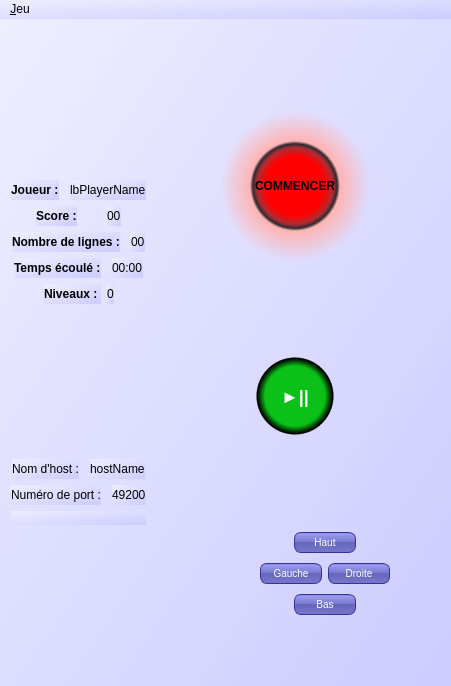
<?xml version="1.0" encoding="UTF-8"?>
<ui version="4.0">
 <class>MWTetris</class>
 <widget class="QMainWindow" name="MWTetris">
  <property name="geometry">
   <rect>
    <x>0</x>
    <y>0</y>
    <width>451</width>
    <height>686</height>
   </rect>
  </property>
  <property name="windowTitle">
   <string>Tetris</string>
  </property>
  <property name="styleSheet">
   <string notr="true">background: QLinearGradient(x1: 0, y1: 0, x2: 1, y2: 1, stop: 0 #eef, stop: 1 #ccf);</string>
  </property>
  <property name="iconSize">
   <size>
    <width>2</width>
    <height>2</height>
   </size>
  </property>
  <widget class="QWidget" name="centralWidget">
   <property name="styleSheet">
    <string notr="true"/>
   </property>
   <layout class="QGridLayout" name="gridLayout">
    <item row="0" column="7">
     <layout class="QVBoxLayout" name="infoBox">
      <property name="spacing">
       <number>10</number>
      </property>
      <property name="sizeConstraint">
       <enum>QLayout::SetFixedSize</enum>
      </property>
      <property name="leftMargin">
       <number>5</number>
      </property>
      <property name="topMargin">
       <number>10</number>
      </property>
      <property name="rightMargin">
       <number>10</number>
      </property>
      <property name="bottomMargin">
       <number>10</number>
      </property>
      <item>
       <spacer name="verticalSpacer">
        <property name="orientation">
         <enum>Qt::Vertical</enum>
        </property>
        <property name="sizeHint" stdset="0">
         <size>
          <width>20</width>
          <height>50</height>
         </size>
        </property>
       </spacer>
      </item>
      <item>
       <layout class="QHBoxLayout" name="horizontalLayout_9">
        <item>
         <spacer name="horizontalSpacer_13">
          <property name="orientation">
           <enum>Qt::Horizontal</enum>
          </property>
          <property name="sizeHint" stdset="0">
           <size>
            <width>40</width>
            <height>20</height>
           </size>
          </property>
         </spacer>
        </item>
        <item>
         <layout class="QGridLayout" name="boardNext">
          <property name="sizeConstraint">
           <enum>QLayout::SetMaximumSize</enum>
          </property>
          <property name="spacing">
           <number>3</number>
          </property>
         </layout>
        </item>
        <item>
         <spacer name="horizontalSpacer_12">
          <property name="orientation">
           <enum>Qt::Horizontal</enum>
          </property>
          <property name="sizeHint" stdset="0">
           <size>
            <width>40</width>
            <height>20</height>
           </size>
          </property>
         </spacer>
        </item>
       </layout>
      </item>
      <item>
       <widget class="QPushButton" name="btnStart">
        <property name="styleSheet">
         <string notr="true">QPushButton {
color: BLACK;
font-weight: bold;
border: none;
background-color:qradialgradient(spread:pad, cx:0.5, cy:0.5, radius:0.5, fx:0.5, fy:0.5, stop:0.0100503 rgba(255, 0, 0, 255), stop:0.1 rgba(255, 0, 0, 255), stop:0.2 rgba(255, 0, 0, 255), stop:0.3 rgba(255, 0, 0, 255), stop:0.4 rgba(255, 0, 0, 255), stop:0.502513 rgba(164, 0, 0, 205), stop:0.52 rgba(139, 0, 0, 205), stop:0.562814 rgba(0, 0, 0, 205), stop:0.6 rgba(255, 180, 180, 255), stop:1 rgba(255, 255, 255, 0));
max-width: 150px;
height: 150px;
}</string>
        </property>
        <property name="text">
         <string>COMMENCER</string>
        </property>
       </widget>
      </item>
      <item>
       <spacer name="verticalSpacer_6">
        <property name="orientation">
         <enum>Qt::Vertical</enum>
        </property>
        <property name="sizeHint" stdset="0">
         <size>
          <width>20</width>
          <height>5</height>
         </size>
        </property>
       </spacer>
      </item>
      <item>
       <widget class="QPushButton" name="btnPause">
        <property name="styleSheet">
         <string notr="true">QPushButton {
color: white;
font-weight: bold;
font-size:18px;
border: none;
background-color:qradialgradient(spread:pad, cx:0.5, cy:0.5, radius:0.5, fx:0.5, fy:0.5, stop:0 rgba(11, 193, 23, 255), stop:0.1 rgba(11, 193, 23, 255), stop:0.4 rgba(11, 193, 23, 255), stop:0.51 rgba(0, 0, 0, 200), stop:0.501 rgba(0,0, 0,255), stop:0.502513 rgba(0, 0, 0, 255), stop:0.52 rgba(0, 0, 0, 0), stop:0.6 rgba(0, 0, 0, 0), stop:1 rgba(255, 255, 255, 0));
max-width: 150px;
height: 150px;
}
QPushButton:pressed {	
border: none;
background-color:qradialgradient(spread:pad, cx:0.5, cy:0.5, radius:0.5, fx:0.5, fy:0.5, stop:0 rgba(11, 193, 23, 255), stop:0.1 rgba(11, 193, 23, 255), stop:0.4 rgba(5, 113, 11, 255), stop:0.51 rgba(0, 0, 0, 200), stop:0.501 rgba(0,0, 0,255), stop:0.502513 rgba(0, 0, 0, 255), stop:0.52 rgba(0, 0, 0, 0), stop:0.6 rgba(0, 0, 0, 0), stop:1 rgba(255, 255, 255, 0));
}
QPushButton:disabled{
border: none;
background-color: qradialgradient(spread:pad, cx:0.5, cy:0.5, radius:0.5, fx:0.5, fy:0.5, stop:0 rgba(180, 180, 180, 255), stop:0.1 rgba(180, 180, 180, 255), stop:0.4 rgba(180, 180, 180, 255), stop:0.51 rgba(0, 0, 0, 200), stop:0.501 rgba(0,0, 0,255), stop:0.502513 rgba(0, 0, 0, 255), stop:0.52 rgba(0, 0, 0, 0), stop:0.6 rgba(0, 0, 0, 0), stop:1 rgba(255, 255, 255, 0));
}</string>
        </property>
        <property name="text">
         <string>►||</string>
        </property>
        <property name="shortcut">
         <string>P</string>
        </property>
        <property name="checkable">
         <bool>true</bool>
        </property>
       </widget>
      </item>
      <item>
       <layout class="QHBoxLayout" name="horizontalLayout_10"/>
      </item>
      <item>
       <spacer name="verticalSpacer_4">
        <property name="orientation">
         <enum>Qt::Vertical</enum>
        </property>
        <property name="sizeHint" stdset="0">
         <size>
          <width>20</width>
          <height>40</height>
         </size>
        </property>
       </spacer>
      </item>
      <item>
       <layout class="QHBoxLayout" name="horizontalLayout_3">
        <item>
         <spacer name="horizontalSpacer_3">
          <property name="orientation">
           <enum>Qt::Horizontal</enum>
          </property>
          <property name="sizeHint" stdset="0">
           <size>
            <width>40</width>
            <height>20</height>
           </size>
          </property>
         </spacer>
        </item>
        <item>
         <widget class="QPushButton" name="btnUp">
          <property name="sizePolicy">
           <sizepolicy hsizetype="Fixed" vsizetype="Fixed">
            <horstretch>80</horstretch>
            <verstretch>20</verstretch>
           </sizepolicy>
          </property>
          <property name="styleSheet">
           <string notr="true">QPushButton {
color: white;
background-color: QLinearGradient( x1: 0, y1: 0, x2: 0, y2: 1, stop: 0 #88d, stop: 0.1 #99e, stop: 0.49 #77c, stop: 0.5 #66b, stop: 1 #77c);
border-width: 1px;
border-color: #339;
border-style: solid;
border-radius: 7;
padding: 3px;
font-size: 10px;
padding-left: 5px;
padding-right: 5px;
min-width: 50px;
max-width: 50px;
min-height: 13px;
max-height: 13px;
}
QPushButton:pressed {	
background-color: rgb(0, 0, 180);
 border-style: inset;
border-color: rgb(0, 0, 200);
}
 QPushButton:disabled{
background-color: grey;
}</string>
          </property>
          <property name="text">
           <string>Haut</string>
          </property>
          <property name="shortcut">
           <string>Up</string>
          </property>
         </widget>
        </item>
        <item>
         <spacer name="horizontalSpacer_4">
          <property name="orientation">
           <enum>Qt::Horizontal</enum>
          </property>
          <property name="sizeHint" stdset="0">
           <size>
            <width>40</width>
            <height>20</height>
           </size>
          </property>
         </spacer>
        </item>
       </layout>
      </item>
      <item>
       <layout class="QHBoxLayout" name="horizontalLayout_4">
        <item>
         <spacer name="horizontalSpacer_11">
          <property name="orientation">
           <enum>Qt::Horizontal</enum>
          </property>
          <property name="sizeHint" stdset="0">
           <size>
            <width>40</width>
            <height>20</height>
           </size>
          </property>
         </spacer>
        </item>
        <item>
         <widget class="QPushButton" name="btnLeft">
          <property name="sizePolicy">
           <sizepolicy hsizetype="Fixed" vsizetype="Fixed">
            <horstretch>80</horstretch>
            <verstretch>20</verstretch>
           </sizepolicy>
          </property>
          <property name="styleSheet">
           <string notr="true">QPushButton {
color: white;
background-color: QLinearGradient( x1: 0, y1: 0, x2: 0, y2: 1, stop: 0 #88d, stop: 0.1 #99e, stop: 0.49 #77c, stop: 0.5 #66b, stop: 1 #77c);
border-width: 1px;
border-color: #339;
border-style: solid;
border-radius: 7;
padding: 3px;
font-size: 10px;
padding-left: 5px;
padding-right: 5px;
min-width: 50px;
max-width: 50px;
min-height: 13px;
max-height: 13px;
}
QPushButton:pressed {	
background-color: rgb(0, 0, 180);
 border-style: inset;
border-color: rgb(0, 0, 200);
}
 QPushButton:disabled{
background-color: grey;
}</string>
          </property>
          <property name="text">
           <string>Gauche</string>
          </property>
          <property name="shortcut">
           <string>Left</string>
          </property>
         </widget>
        </item>
        <item>
         <widget class="QPushButton" name="btnRight">
          <property name="styleSheet">
           <string notr="true">QPushButton {
color: white;
background-color: QLinearGradient( x1: 0, y1: 0, x2: 0, y2: 1, stop: 0 #88d, stop: 0.1 #99e, stop: 0.49 #77c, stop: 0.5 #66b, stop: 1 #77c);
border-width: 1px;
border-color: #339;
border-style: solid;
border-radius: 7;
padding: 3px;
font-size: 10px;
padding-left: 5px;
padding-right: 5px;
min-width: 50px;
max-width: 50px;
min-height: 13px;
max-height: 13px;
}
QPushButton:pressed {	
background-color: rgb(0, 0, 180);
 border-style: inset;
border-color: rgb(0, 0, 200);
}
 QPushButton:disabled{
background-color: grey;
}</string>
          </property>
          <property name="text">
           <string>Droite</string>
          </property>
          <property name="shortcut">
           <string>Right</string>
          </property>
         </widget>
        </item>
        <item>
         <spacer name="horizontalSpacer_10">
          <property name="orientation">
           <enum>Qt::Horizontal</enum>
          </property>
          <property name="sizeHint" stdset="0">
           <size>
            <width>40</width>
            <height>20</height>
           </size>
          </property>
         </spacer>
        </item>
       </layout>
      </item>
      <item>
       <layout class="QHBoxLayout" name="horizontalLayout_5">
        <item>
         <spacer name="horizontalSpacer_5">
          <property name="orientation">
           <enum>Qt::Horizontal</enum>
          </property>
          <property name="sizeHint" stdset="0">
           <size>
            <width>40</width>
            <height>20</height>
           </size>
          </property>
         </spacer>
        </item>
        <item>
         <widget class="QPushButton" name="btnDown">
          <property name="sizePolicy">
           <sizepolicy hsizetype="Fixed" vsizetype="Fixed">
            <horstretch>80</horstretch>
            <verstretch>20</verstretch>
           </sizepolicy>
          </property>
          <property name="styleSheet">
           <string notr="true">QPushButton {
color: white;
background-color: QLinearGradient( x1: 0, y1: 0, x2: 0, y2: 1, stop: 0 #88d, stop: 0.1 #99e, stop: 0.49 #77c, stop: 0.5 #66b, stop: 1 #77c);
border-width: 1px;
border-color: #339;
border-style: solid;
border-radius: 7;
padding: 3px;
font-size: 10px;
padding-left: 5px;
padding-right: 5px;
min-width: 50px;
max-width: 50px;
min-height: 13px;
max-height: 13px;
}
QPushButton:pressed {	
background-color: rgb(0, 0, 180);
 border-style: inset;
border-color: rgb(0, 0, 200);
}
 QPushButton:disabled{
background-color: grey;
}</string>
          </property>
          <property name="text">
           <string>Bas</string>
          </property>
          <property name="shortcut">
           <string>Down</string>
          </property>
         </widget>
        </item>
        <item>
         <spacer name="horizontalSpacer_6">
          <property name="orientation">
           <enum>Qt::Horizontal</enum>
          </property>
          <property name="sizeHint" stdset="0">
           <size>
            <width>40</width>
            <height>20</height>
           </size>
          </property>
         </spacer>
        </item>
       </layout>
      </item>
      <item>
       <spacer name="verticalSpacer_7">
        <property name="orientation">
         <enum>Qt::Vertical</enum>
        </property>
        <property name="sizeHint" stdset="0">
         <size>
          <width>20</width>
          <height>40</height>
         </size>
        </property>
       </spacer>
      </item>
     </layout>
    </item>
    <item row="0" column="2">
     <layout class="QGridLayout" name="gridLayout_2">
      <item row="2" column="0">
       <spacer name="horizontalSpacer_15">
        <property name="orientation">
         <enum>Qt::Horizontal</enum>
        </property>
        <property name="sizeHint" stdset="0">
         <size>
          <width>0</width>
          <height>20</height>
         </size>
        </property>
       </spacer>
      </item>
      <item row="2" column="4">
       <spacer name="horizontalSpacer_17">
        <property name="orientation">
         <enum>Qt::Horizontal</enum>
        </property>
        <property name="sizeHint" stdset="0">
         <size>
          <width>0</width>
          <height>20</height>
         </size>
        </property>
       </spacer>
      </item>
      <item row="2" column="1">
       <layout class="QGridLayout" name="boardGrid">
        <property name="sizeConstraint">
         <enum>QLayout::SetMaximumSize</enum>
        </property>
        <property name="leftMargin">
         <number>10</number>
        </property>
        <property name="topMargin">
         <number>10</number>
        </property>
        <property name="rightMargin">
         <number>10</number>
        </property>
        <property name="bottomMargin">
         <number>10</number>
        </property>
        <property name="spacing">
         <number>3</number>
        </property>
       </layout>
      </item>
      <item row="0" column="1">
       <spacer name="verticalSpacer_9">
        <property name="orientation">
         <enum>Qt::Vertical</enum>
        </property>
        <property name="sizeHint" stdset="0">
         <size>
          <width>20</width>
          <height>0</height>
         </size>
        </property>
       </spacer>
      </item>
      <item row="3" column="1">
       <spacer name="verticalSpacer_10">
        <property name="orientation">
         <enum>Qt::Vertical</enum>
        </property>
        <property name="sizeHint" stdset="0">
         <size>
          <width>20</width>
          <height>0</height>
         </size>
        </property>
       </spacer>
      </item>
     </layout>
    </item>
    <item row="0" column="0">
     <layout class="QVBoxLayout" name="verticalLayout_2">
      <item>
       <spacer name="verticalSpacer_3">
        <property name="orientation">
         <enum>Qt::Vertical</enum>
        </property>
        <property name="sizeHint" stdset="0">
         <size>
          <width>20</width>
          <height>40</height>
         </size>
        </property>
       </spacer>
      </item>
      <item>
       <layout class="QHBoxLayout" name="horizontalLayout">
        <item>
         <spacer name="horizontalSpacer_18">
          <property name="orientation">
           <enum>Qt::Horizontal</enum>
          </property>
          <property name="sizeHint" stdset="0">
           <size>
            <width>0</width>
            <height>20</height>
           </size>
          </property>
         </spacer>
        </item>
        <item>
         <widget class="QLabel" name="lbName">
          <property name="styleSheet">
           <string notr="true">QLabel {font-weight: bold; }</string>
          </property>
          <property name="text">
           <string>Joueur :</string>
          </property>
         </widget>
        </item>
        <item>
         <spacer name="horizontalSpacer">
          <property name="orientation">
           <enum>Qt::Horizontal</enum>
          </property>
          <property name="sizeHint" stdset="0">
           <size>
            <width>5</width>
            <height>20</height>
           </size>
          </property>
         </spacer>
        </item>
        <item>
         <widget class="QLabel" name="lbPlayerName">
          <property name="text">
           <string>lbPlayerName</string>
          </property>
         </widget>
        </item>
        <item>
         <spacer name="horizontalSpacer_19">
          <property name="orientation">
           <enum>Qt::Horizontal</enum>
          </property>
          <property name="sizeHint" stdset="0">
           <size>
            <width>0</width>
            <height>20</height>
           </size>
          </property>
         </spacer>
        </item>
       </layout>
      </item>
      <item>
       <layout class="QHBoxLayout" name="horizontalLayout_2">
        <item>
         <spacer name="horizontalSpacer_20">
          <property name="orientation">
           <enum>Qt::Horizontal</enum>
          </property>
          <property name="sizeHint" stdset="0">
           <size>
            <width>0</width>
            <height>20</height>
           </size>
          </property>
         </spacer>
        </item>
        <item>
         <widget class="QLabel" name="lbScore">
          <property name="styleSheet">
           <string notr="true">QLabel {font-weight: bold; }</string>
          </property>
          <property name="text">
           <string>Score :</string>
          </property>
         </widget>
        </item>
        <item>
         <spacer name="horizontalSpacer_2">
          <property name="orientation">
           <enum>Qt::Horizontal</enum>
          </property>
          <property name="sizeHint" stdset="0">
           <size>
            <width>5</width>
            <height>20</height>
           </size>
          </property>
         </spacer>
        </item>
        <item>
         <widget class="QLabel" name="lbPlayerScore">
          <property name="text">
           <string>00</string>
          </property>
         </widget>
        </item>
        <item>
         <spacer name="horizontalSpacer_21">
          <property name="orientation">
           <enum>Qt::Horizontal</enum>
          </property>
          <property name="sizeHint" stdset="0">
           <size>
            <width>0</width>
            <height>20</height>
           </size>
          </property>
         </spacer>
        </item>
       </layout>
      </item>
      <item>
       <layout class="QHBoxLayout" name="horizontalLayout_7">
        <item>
         <spacer name="horizontalSpacer_22">
          <property name="orientation">
           <enum>Qt::Horizontal</enum>
          </property>
          <property name="sizeHint" stdset="0">
           <size>
            <width>0</width>
            <height>20</height>
           </size>
          </property>
         </spacer>
        </item>
        <item>
         <widget class="QLabel" name="lbLines">
          <property name="styleSheet">
           <string notr="true">QLabel {font-weight: bold; }</string>
          </property>
          <property name="text">
           <string>Nombre de lignes :</string>
          </property>
         </widget>
        </item>
        <item>
         <spacer name="horizontalSpacer_8">
          <property name="orientation">
           <enum>Qt::Horizontal</enum>
          </property>
          <property name="sizeHint" stdset="0">
           <size>
            <width>5</width>
            <height>20</height>
           </size>
          </property>
         </spacer>
        </item>
        <item>
         <widget class="QLabel" name="lbPlayerLines">
          <property name="text">
           <string>00</string>
          </property>
         </widget>
        </item>
        <item>
         <spacer name="horizontalSpacer_23">
          <property name="orientation">
           <enum>Qt::Horizontal</enum>
          </property>
          <property name="sizeHint" stdset="0">
           <size>
            <width>0</width>
            <height>20</height>
           </size>
          </property>
         </spacer>
        </item>
       </layout>
      </item>
      <item>
       <layout class="QHBoxLayout" name="horizontalLayout_6">
        <item>
         <spacer name="horizontalSpacer_24">
          <property name="orientation">
           <enum>Qt::Horizontal</enum>
          </property>
          <property name="sizeHint" stdset="0">
           <size>
            <width>0</width>
            <height>20</height>
           </size>
          </property>
         </spacer>
        </item>
        <item>
         <widget class="QLabel" name="lbTimer">
          <property name="styleSheet">
           <string notr="true">QLabel {font-weight: bold; }</string>
          </property>
          <property name="text">
           <string>Temps écoulé :</string>
          </property>
         </widget>
        </item>
        <item>
         <spacer name="horizontalSpacer_7">
          <property name="orientation">
           <enum>Qt::Horizontal</enum>
          </property>
          <property name="sizeHint" stdset="0">
           <size>
            <width>5</width>
            <height>20</height>
           </size>
          </property>
         </spacer>
        </item>
        <item>
         <widget class="QLabel" name="lbTime">
          <property name="statusTip">
           <string/>
          </property>
          <property name="text">
           <string>00:00</string>
          </property>
         </widget>
        </item>
        <item>
         <spacer name="horizontalSpacer_25">
          <property name="orientation">
           <enum>Qt::Horizontal</enum>
          </property>
          <property name="sizeHint" stdset="0">
           <size>
            <width>0</width>
            <height>20</height>
           </size>
          </property>
         </spacer>
        </item>
       </layout>
      </item>
      <item>
       <layout class="QHBoxLayout" name="horizontalLayout_8">
        <item>
         <spacer name="horizontalSpacer_26">
          <property name="orientation">
           <enum>Qt::Horizontal</enum>
          </property>
          <property name="sizeHint" stdset="0">
           <size>
            <width>0</width>
            <height>20</height>
           </size>
          </property>
         </spacer>
        </item>
        <item>
         <widget class="QLabel" name="lbLevel">
          <property name="enabled">
           <bool>true</bool>
          </property>
          <property name="styleSheet">
           <string notr="true">QLabel {font-weight: bold; }</string>
          </property>
          <property name="text">
           <string>Niveaux : </string>
          </property>
         </widget>
        </item>
        <item>
         <widget class="QLabel" name="lbLevelGame">
          <property name="text">
           <string>0</string>
          </property>
         </widget>
        </item>
        <item>
         <spacer name="horizontalSpacer_9">
          <property name="orientation">
           <enum>Qt::Horizontal</enum>
          </property>
          <property name="sizeHint" stdset="0">
           <size>
            <width>0</width>
            <height>20</height>
           </size>
          </property>
         </spacer>
        </item>
       </layout>
      </item>
      <item>
       <spacer name="verticalSpacer_5">
        <property name="orientation">
         <enum>Qt::Vertical</enum>
        </property>
        <property name="sizeHint" stdset="0">
         <size>
          <width>20</width>
          <height>20</height>
         </size>
        </property>
       </spacer>
      </item>
      <item>
       <layout class="QHBoxLayout" name="horizontalLayout_11">
        <item>
         <spacer name="horizontalSpacer_28">
          <property name="orientation">
           <enum>Qt::Horizontal</enum>
          </property>
          <property name="sizeHint" stdset="0">
           <size>
            <width>0</width>
            <height>20</height>
           </size>
          </property>
         </spacer>
        </item>
        <item>
         <widget class="QLabel" name="lbHost">
          <property name="text">
           <string>Nom d'host :</string>
          </property>
         </widget>
        </item>
        <item>
         <spacer name="horizontalSpacer_14">
          <property name="orientation">
           <enum>Qt::Horizontal</enum>
          </property>
          <property name="sizeHint" stdset="0">
           <size>
            <width>5</width>
            <height>20</height>
           </size>
          </property>
         </spacer>
        </item>
        <item>
         <widget class="QLabel" name="lbHostName">
          <property name="text">
           <string>hostName</string>
          </property>
         </widget>
        </item>
        <item>
         <spacer name="horizontalSpacer_27">
          <property name="orientation">
           <enum>Qt::Horizontal</enum>
          </property>
          <property name="sizeHint" stdset="0">
           <size>
            <width>0</width>
            <height>20</height>
           </size>
          </property>
         </spacer>
        </item>
       </layout>
      </item>
      <item>
       <layout class="QHBoxLayout" name="horizontalLayout_12">
        <item>
         <spacer name="horizontalSpacer_29">
          <property name="orientation">
           <enum>Qt::Horizontal</enum>
          </property>
          <property name="sizeHint" stdset="0">
           <size>
            <width>0</width>
            <height>20</height>
           </size>
          </property>
         </spacer>
        </item>
        <item>
         <widget class="QLabel" name="lbPort">
          <property name="text">
           <string>Numéro de port :</string>
          </property>
         </widget>
        </item>
        <item>
         <spacer name="horizontalSpacer_16">
          <property name="orientation">
           <enum>Qt::Horizontal</enum>
          </property>
          <property name="sizeHint" stdset="0">
           <size>
            <width>5</width>
            <height>20</height>
           </size>
          </property>
         </spacer>
        </item>
        <item>
         <widget class="QLabel" name="lbPortNb">
          <property name="text">
           <string>49200</string>
          </property>
         </widget>
        </item>
        <item>
         <spacer name="horizontalSpacer_30">
          <property name="orientation">
           <enum>Qt::Horizontal</enum>
          </property>
          <property name="sizeHint" stdset="0">
           <size>
            <width>0</width>
            <height>20</height>
           </size>
          </property>
         </spacer>
        </item>
       </layout>
      </item>
      <item>
       <widget class="QLabel" name="msgConnect">
        <property name="text">
         <string/>
        </property>
       </widget>
      </item>
      <item>
       <spacer name="verticalSpacer_2">
        <property name="orientation">
         <enum>Qt::Vertical</enum>
        </property>
        <property name="sizeHint" stdset="0">
         <size>
          <width>20</width>
          <height>40</height>
         </size>
        </property>
       </spacer>
      </item>
     </layout>
    </item>
   </layout>
  </widget>
  <widget class="QMenuBar" name="menuBar">
   <property name="geometry">
    <rect>
     <x>0</x>
     <y>0</y>
     <width>451</width>
     <height>20</height>
    </rect>
   </property>
   <widget class="QMenu" name="menu_Jeu">
    <property name="title">
     <string>&amp;Jeu</string>
    </property>
    <addaction name="action_Nouveau"/>
    <addaction name="action_Quitter"/>
   </widget>
   <addaction name="menu_Jeu"/>
  </widget>
  <action name="action_Nouveau">
   <property name="text">
    <string>&amp;Nouveau</string>
   </property>
   <property name="shortcut">
    <string>Ctrl+N</string>
   </property>
  </action>
  <action name="action_Quitter">
   <property name="text">
    <string>&amp;Quitter</string>
   </property>
   <property name="shortcut">
    <string>Ctrl+Q</string>
   </property>
  </action>
 </widget>
 <layoutdefault spacing="6" margin="11"/>
 <resources/>
 <connections/>
</ui>
